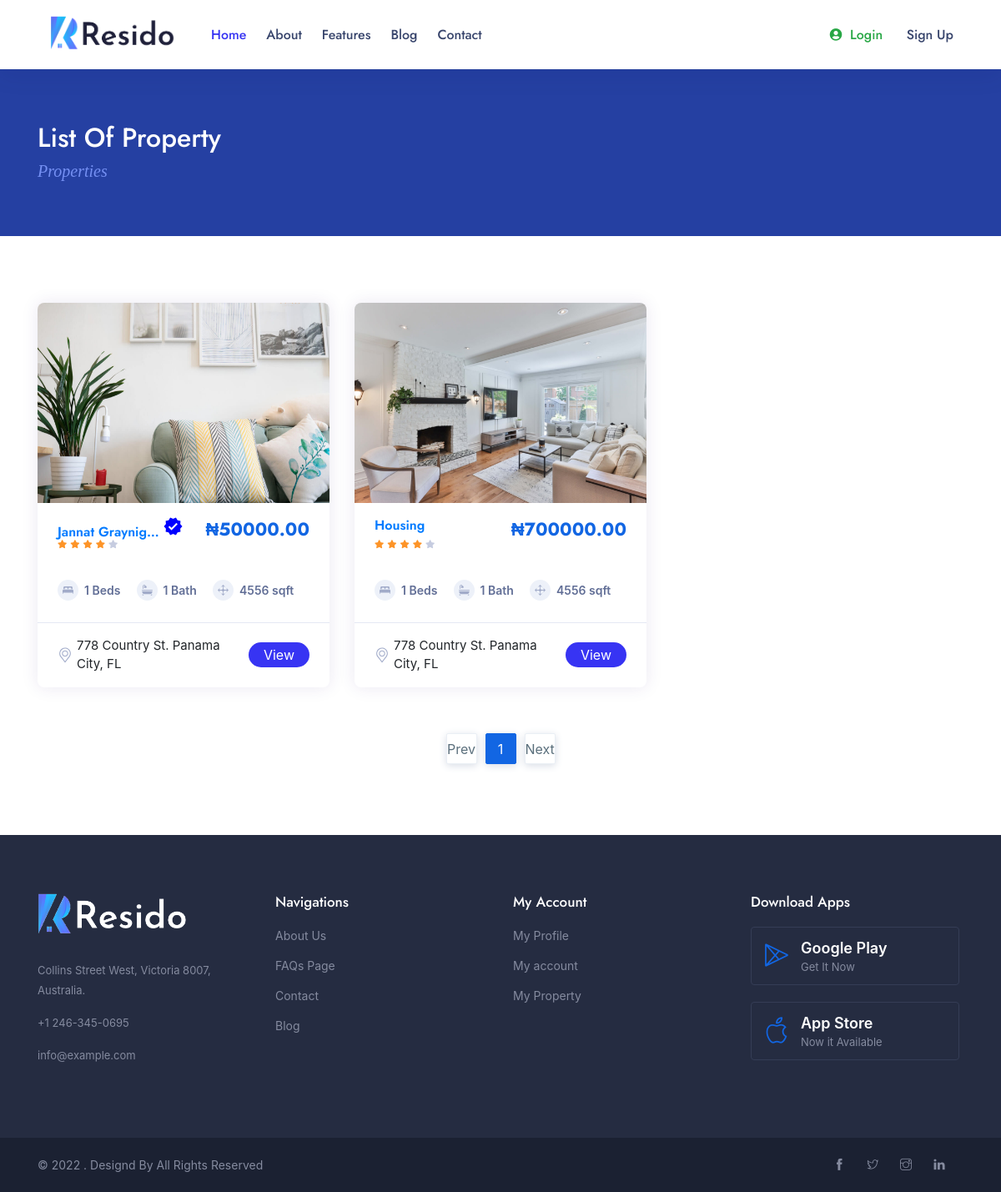
/property_List, run on an earlier commit of the app's database.
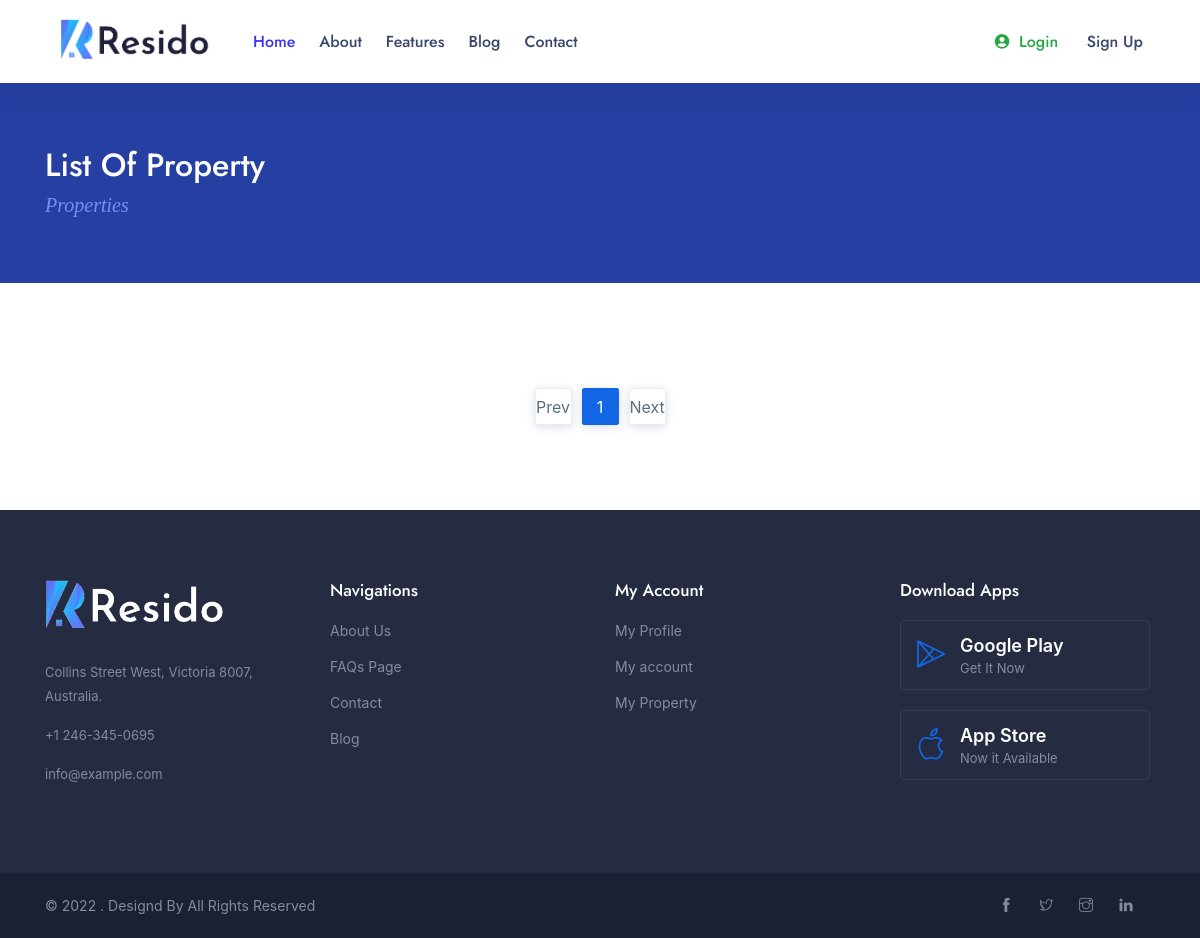
And on a later commit of the database.
### real/models.py (models this page shows, shortened)
class Listing(models.Model):
    listing_user = models.ForeignKey(CustomUser, related_name='listing_user' ,on_delete=models.CASCADE)
    title = models.CharField(max_length=225)
    status = models.CharField(max_length=225)
    property_type = models.CharField(max_length=225)
    price = models.DecimalField(max_digits=10 ,decimal_places=2)
    area = models.CharField(max_length=225)
    bedrooms = models.CharField(max_length=225)
    bathrooms = models.CharField(max_length=225)
    address = models.CharField(max_length=225)
    city = models.CharField(max_length=100)
    state = models.CharField(max_length=100)
    zipcode = models.CharField(max_length=100)
    description = models.TextField()
    building_Age = models.CharField(max_length=225 ,blank=True, null=True)
    garage = models.CharField(default=0,max_length=225 ,blank=True, null=True)
    Rooms = models.CharField(max_length=225 ,blank=True, null=True)
    sqft = models.CharField(max_length=225)
    image = models.FileField(upload_to='images/photos')
    photo_1 = models.ImageField(upload_to='images/photos', blank=True, null=True)
    photo_2 = models.ImageField(upload_to='images/photos', blank=True, null=True)
    photo_3 = models.ImageField(upload_to='images/photos', blank=True, null=True)
    contact_name = models.CharField(max_length=100)
    contact_email = models.CharField(max_length=225)
    contact_phone = models.CharField(max_length=100, blank=True , null=True, unique=True)
    list_date = models.DateTimeField(default=datetime.now, blank=True)
    is_published = models.BooleanField(default=True)
    slug = models.SlugField(default='', null=True, blank=True)

### real/views.py (the view)
# urls.py: path('property_List', ProperityView, name='propertyview'),
def ProperityView(request):
    pro_view = Listing.objects.all()
    page = request.GET.get('page')
    paginator = Paginator(pro_view, 3)
    try:
        pro_view = paginator.page(page)
    except PageNotAnInteger:
        pro_view = paginator.page(1)
    except EmptyPage:
        pro_view = paginator.page(paginator.num_pages)
    content = {'pro_view':pro_view, 'page':page,}
    return render(request, 'property-view.html', content)

### template/property-view.html (shortened to what this page needs)
{%  extends 'include/base.html' %}
{%  load static %}
{%  block body %}
			<div class="page-title">
				<div class="container">
					<div class="row">
						<div class="col-lg-12 col-md-12">
							<h2 class="ipt-title">List of Property</h2>
							<span class="ipn-subtitle">Properties</span>
						</div>
					</div>
				</div>
			</div>
			<section>
				<div class="container">
					<div class="row">
						{%  for i in  pro_view %}
						<div class="col-lg-4 col-md-6 col-sm-12">
							<div class="property-listing property-2">
								<div class="listing-img-wrapper">
									<div class="list-img-slide">
										<div class="click">
											<div><a href="{%  url 'index:property_details'  i.slug %}"><img src="{{ i.image.url  }}" class="img-fluid mx-auto" alt="" /></a></div>
										</div>
									</div>
								</div>
								<div class="listing-detail-wrapper">
									<div class="listing-short-detail-wrap">
										<div class="listing-short-detail">
											<h4 class="listing-name verified">
												<a href="{%  url 'index:property_details'  i.slug %}">{{ i.title|truncatechars:15 }}
													{% if i.listing_user.agent.is_approve %}
														<span class="material-icons-sharp" style="color:blue;">verified</span>
														{% else %}
														<h4></h4>
													{% endif %}
											    </a>
											</h4>
											<div class="property-reviews">
												<i class="fas fa-star filled"></i>
												<i class="fas fa-star filled"></i>
												<i class="fas fa-star filled"></i>
												<i class="fas fa-star filled"></i>
												<i class="fas fa-star"></i>
											</div>
										</div>
										<div class="listing-short-detail-flex">
											<h6 class="listing-card-info-price">&#8358;{{  i.price }}</h6>
										</div>
									</div>
								</div>
								<div class="price-features-wrapper">
									<div class="list-fx-features">
										<div class="listing-card-info-icon">
											<div class="inc-fleat-icon"><img src="{%  static 'assets/img/bed.svg' %}" width="13" alt="" /></div>{{ i.bedrooms }} Beds
										</div>
										<div class="listing-card-info-icon">
											<div class="inc-fleat-icon"><img src="{%  static 'assets/img/bathtub.svg' %}" width="13" alt="" /></div>{{ i.bathrooms }} Bath
										</div>
										<div class="listing-card-info-icon">
											<div class="inc-fleat-icon"><img src="{%  static 'assets/img/move.svg' %}" width="13" alt="" /></div>{{ i.sqft }} sqft
										</div>
									</div>
								</div>
								<div class="listing-detail-footer">
									<div class="footer-first">
										<div class="foot-location"><img src="/static/assets/img/pin.svg" width="18" alt="" />{{ i.address }}</div>
									</div>
									<div class="footer-flex">
										<a href="{%  url 'index:property_details'  i.slug %}" class="prt-view">View</a>
									</div>
								</div>
							</div>
						</div>
						{%  endfor %}
					</div>
					<div class="row">
						<div class="col-lg-12 col-md-12 col-sm-12 ">
							<ul class="pagination p-center justify-content-center">
								<li class="page-item">
									{% if  pro_view.has_previous %}
									<a class="page-link" href="?page={{  pro_view.previous_page_number }}" aria-label="Previous">
										<span class="ti-arrow-left"></span>
									</a>
								    {% else %}
									<span class="sr-only">Prev</span>
									{% endif %}
								</li>
								{% for i in  pro_view.paginator.page_range %}
									{% if  pro_view.number == i %}
										<li class="page-item active"><a class="page-link" href="#">{{ i }}</a></li>
									{% else %}
										<li class="page-item "><a class="page-link" href="?page={{ i }}">{{ i }}</a></li>
									{% endif %}
								{% endfor %}
								<li class="page-item">
									{% if  pro_view.has_next %}
								  <a class="page-link" href="?page={{  pro_view.next_page_number }}" aria-label="Next">
									<span class="ti-arrow-right"></span>
								  </a>
								  {% else %}
								  <span class="sr-only">Next</span>
								</li>
								{% endif %}
							</ul>
						</div>
					</div>
				</div>
			</section>
{%  endblock %}

### template/include/base.html (shortened to what this page needs)
{%  load static %}
<!DOCTYPE html>
<html lang="zxx">
<head>
        <link rel="stylesheet" href="{% static 'assets/css/styles.css' %}" rel="stylesheet">
		<link rel="stylesheet" href="{%  static 'assets/css/plugins/css/bootstrap.min.css' %}">
		<link rel="stylesheet" href="{%  static 'assets/css/plugins/date-picker.css' %}">
		<link rel="stylesheet" href="{%  static 'assets/css/plugins/dropzone.css' %}">
		<link rel="stylesheet" href="/static/assets/css/plugins/font-awesome.css">
		<link rel="stylesheet" href="/static/assets/css/plugins/icofont.css">
		<link rel="stylesheet" href="{%  static 'assets/css/plugins/ion.rangeSlider.min.css' %}">
		<link rel="stylesheet" href="{%  static 'assets/css/plugins/light-box.css' %}">
		<link rel="stylesheet" href="{%  static 'assets/css/plugins/line-icon.css' %}">
		<link rel="stylesheet" href="{%  static 'assets/css/plugins/magnific-popup.css' %}">
		<link rel="stylesheet" href="{%  static 'assets/css/plugins/select2.css' %}">
		<link rel="stylesheet" href="{%  static 'assets/css/plugins/slick-theme.css' %}">
		<link rel="stylesheet" href="{%  static 'assets/css/plugins/slick.css' %}">
		<link rel="stylesheet" href="{%  static 'assets/css/plugins/themify.css' %}">
		<link rel="stylesheet" href="{%  static 'assets/css/plugins/animation.css' %}">
		<link href="{% static 'assets/css/colors.css' %}" rel="stylesheet">
    </head>
    <body class="blue-skin">
        <div id="main-wrapper">
            {%  include 'include/header.html' %}
              {%  block body %}
              {%  endblock body %}
              {%  include 'include/footer.html' %}
		</div>
	</body>
</html>

### template/include/header.html (shortened to what this page needs)
{%  load static %}
			<div class="header header-light head-shadow">
				<div class="container">
					<nav id="navigation" class="navigation navigation-landscape">
						<div class="nav-header">
							<a class="nav-brand" href="{% url 'index:home' %}">
								<img src="/static/assets/img/logo.png" class="logo" alt="logo" />
							</a>
						</div>
						<div class="nav-menus-wrapper" style="transition-property: none;">
							<ul class="nav-menu">
								<li class="active">
									<a href="{% url 'index:home' %}"> Home </a>
								</li>
								<li><a href="{%  url 'index:about-us' %}"> About </a>
								</li>
								<li><a href="{%  url 'index:featured' %}">Features</a>
								</li>
								<li><a href="{% url 'index:blog' %}">Blog</a></li>
								<li><a href="{% url 'index:contact' %}">Contact</a></li>
							</ul>
							<ul class="nav-menu nav-menu-social  align-to-right">
								{% if user.is_authenticated %}
								<li>
									<a class="text-capitalize" href="{%  url 'index:dashborad' %}">
										<span class="text-success"><i class="fas fa-user-circle mr-2"></i>My Profile</span>
									</a>
								</li>
								<li>
									<a href="{% url 'index:property'  %}" class="">
										<img src="{% static 'assets/img/submit.svg' %}" width="20" alt="" class="mr-2" />Add Property</a>
								</li>
								<li>
									<a href="{%  url 'index:logout' %}" class="">
										Logout
									</a>
								</li>
								{% else %}
								<li>
									<a href="{%  url 'index:login' %}" class="text-success">
										<i class="fas fa-user-circle mr-2"></i>Login</a>
								</li>
								<li>
										<a href="{%  url 'index:register' %}" >Sign Up</a>
								</li>
								{%  endif %}
							</ul>
						</div>
					</nav>
				</div>
			</div>

### template/include/footer.html
{%  load static %}
			<footer class="dark-footer skin-dark-footer">
				<div>
					<div class="container">
						<div class="row">
							<div class="col-lg-3 col-md-4">
								<div class="footer-widget">
									<img src="/static/assets/img/logo-light.png" class="img-footer" alt="" />
									<div class="footer-add">
										<p>Collins Street West, Victoria 8007, Australia.</p>
										<p>+1 246-345-0695</p>
										<p>info@example.com</p>
									</div>
								</div>
							</div>
							<div class="col-lg-3 col-md-4">
								<div class="footer-widget">
									<h4 class="widget-title">Navigations</h4>
									<ul class="footer-menu">
										<li><a href="{%  url 'index:about-us' %}">About Us</a></li>
										<li><a href="#">FAQs Page</a></li>
										<li><a href="{%  url 'index:contact' %}">Contact</a></li>
										<li><a href="{%  url 'index:blog' %}">Blog</a></li>
									</ul>
								</div>
							</div>
							<div class="col-lg-3 col-md-6">
								<div class="footer-widget">
									<h4 class="widget-title">My Account</h4>
									<ul class="footer-menu">
										<li><a href="#">My Profile</a></li>
										<li><a href="#">My account</a></li>
										<li><a href="#">My Property</a></li>
									</ul>
								</div>
							</div>
							<div class="col-lg-3 col-md-6">
								<div class="footer-widget">
									<h4 class="widget-title">Download Apps</h4>
									<a href="#" class="other-store-link">
										<div class="other-store-app">
											<div class="os-app-icon">
												<i class="lni-playstore theme-cl"></i>
											</div>
											<div class="os-app-caps">
												Google Play
												<span>Get It Now</span>
											</div>
										</div>
									</a>
									<a href="#" class="other-store-link">
										<div class="other-store-app">
											<div class="os-app-icon">
												<i class="lni-apple theme-cl"></i>
											</div>
											<div class="os-app-caps">
												App Store
												<span>Now it Available</span>
											</div>
										</div>
									</a>
								</div>
							</div>
						</div>
					</div>
				</div>
				<div class="footer-bottom">
					<div class="container">
						<div class="row align-items-center">
							<div class="col-lg-6 col-md-6">
								<p class="mb-0">© 2022 . Designd By  All Rights Reserved</p>
							</div>
							<div class="col-lg-6 col-md-6 text-right">
								<ul class="footer-bottom-social">
									<li><a href="#"><i class="ti-facebook"></i></a></li>
									<li><a href="#"><i class="ti-twitter"></i></a></li>
									<li><a href="#"><i class="ti-instagram"></i></a></li>
									<li><a href="#"><i class="ti-linkedin"></i></a></li>
								</ul>
							</div>
						</div>
					</div>
				</div>
			</footer>

What changed in the data, as far as the page shows it:
removed Listing: image (picture), title "Jannat Graynig…", price "50000.00", bedrooms "1", bathrooms "1", sqft "4556", address "778 Country St. Panama City, FL"
removed Listing: image (picture), title "Housing", price "700000.00", bedrooms "1", bathrooms "1", sqft "4556", address "778 Country St. Panama City, FL"
